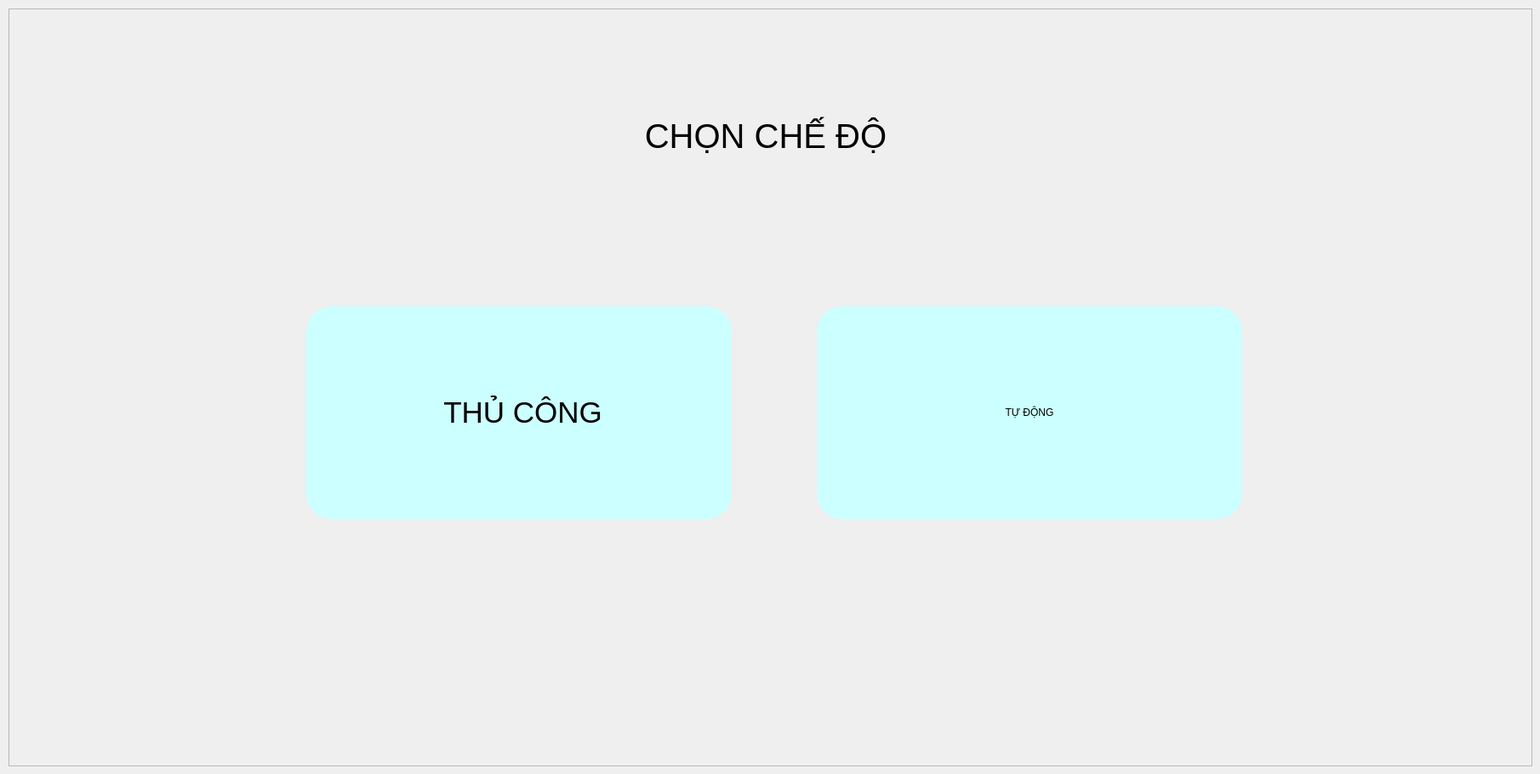
     <widget class="QWidget" name="page_graph">
      <widget class="QWidget" name="verticalLayoutWidget_2">
       <property name="geometry">
        <rect>
         <x>10</x>
         <y>10</y>
         <width>1791</width>
         <height>891</height>
        </rect>
       </property>
       <layout class="QVBoxLayout" name="Screen_graph">
        <property name="spacing">
         <number>0</number>
        </property>
        <item>
         <widget class="QFrame" name="frame_11">
          <property name="frameShape">
           <enum>QFrame::StyledPanel</enum>
          </property>
          <property name="frameShadow">
           <enum>QFrame::Raised</enum>
          </property>
          <property name="lineWidth">
           <number>0</number>
          </property>
          <widget class="QLabel" name="label_chonchedo">
           <property name="geometry">
            <rect>
             <x>630</x>
             <y>50</y>
             <width>520</width>
             <height>200</height>
            </rect>
           </property>
           <property name="maximumSize">
            <size>
             <width>800</width>
             <height>200</height>
            </size>
           </property>
           <property name="sizeIncrement">
            <size>
             <width>800</width>
             <height>200</height>
            </size>
           </property>
           <property name="font">
            <font>
             <pointsize>30</pointsize>
             <weight>50</weight>
             <bold>false</bold>
            </font>
           </property>
           <property name="styleSheet">
            <string notr="true"/>
           </property>
           <property name="text">
            <string>CHỌN CHẾ ĐỘ</string>
           </property>
           <property name="alignment">
            <set>Qt::AlignCenter</set>
           </property>
          </widget>
          <widget class="QPushButton" name="Button_Manu_2">
           <property name="geometry">
            <rect>
             <x>350</x>
             <y>350</y>
             <width>500</width>
             <height>250</height>
            </rect>
           </property>
           <property name="minimumSize">
            <size>
             <width>500</width>
             <height>250</height>
            </size>
           </property>
           <property name="maximumSize">
            <size>
             <width>500</width>
             <height>250</height>
            </size>
           </property>
           <property name="font">
            <font>
             <family>MS Shell Dlg 2</family>
             <pointsize>26</pointsize>
             <weight>9</weight>
             <italic>false</italic>
             <bold>false</bold>
            </font>
           </property>
           <property name="styleSheet">
            <string notr="true">QPushButton#Button_Manu_2{
    border-radius: 30px;
	font: 75 26pt &quot;MS Shell Dlg 2&quot;;
	border: 1px solid #CCFFFF;
	background-color: #CCFFFF;
/*border: 3px solid rgb(0, 0, 255);*/

}

QPushButton#Button_Manu_2:pressed{
padding-left :2px;
padding-top :2px;

	background-color: #0e71aa;
}
QPushButton#Button_Manu_2:checked {
background-color: #0e71aa;

}
</string>
           </property>
           <property name="text">
            <string> THỦ CÔNG</string>
           </property>
           <property name="icon">
            <iconset>
             <normaloff>icon/xoafont_dieukhien.png</normaloff>icon/xoafont_dieukhien.png</iconset>
           </property>
           <property name="iconSize">
            <size>
             <width>100</width>
             <height>100</height>
            </size>
           </property>
          </widget>
          <widget class="QPushButton" name="Button_Auto_2">
           <property name="geometry">
            <rect>
             <x>950</x>
             <y>350</y>
             <width>500</width>
             <height>250</height>
            </rect>
           </property>
           <property name="minimumSize">
            <size>
             <width>500</width>
             <height>250</height>
            </size>
           </property>
           <property name="maximumSize">
            <size>
             <width>500</width>
             <height>250</height>
            </size>
           </property>
           <property name="styleSheet">
            <string notr="true">QPushButton#Button_Auto_2{
    border-radius: 30px;
	font: 75 26pt &quot;MS Shell Dlg 2&quot;;
	border: 1px solid #CCFFFF;
	background-color: #CCFFFF;
	/*border: 3px solid rgb(0, 0, 255);*/

}
QPushButton#Button_Auto_2:pressed{
padding-left :2px;
padding-top :2px;
background-color:#0e71aa;
}

</string>
           </property>
           <property name="text">
            <string>TỰ ĐỘNG</string>
           </property>
           <property name="icon">
            <iconset>
             <normaloff>icon/xoafont_auto.png</normaloff>icon/xoafont_auto.png</iconset>
           </property>
           <property name="iconSize">
            <size>
             <width>160</width>
             <height>160</height>
            </size>
           </property>
          </widget>
         </widget>
        </item>
       </layout>
      </widget>
     </widget>
